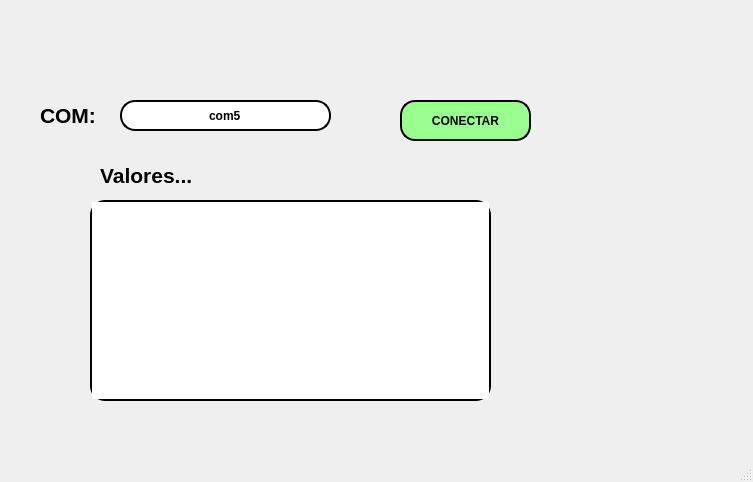
<?xml version="1.0" encoding="UTF-8"?>
<ui version="4.0">
 <class>MainWindow</class>
 <widget class="QMainWindow" name="MainWindow">
  <property name="geometry">
   <rect>
    <x>0</x>
    <y>0</y>
    <width>753</width>
    <height>482</height>
   </rect>
  </property>
  <property name="windowTitle">
   <string>MainWindow</string>
  </property>
  <widget class="QWidget" name="centralwidget">
   <widget class="QLabel" name="label">
    <property name="geometry">
     <rect>
      <x>20</x>
      <y>10</y>
      <width>191</width>
      <height>71</height>
     </rect>
    </property>
    <property name="text">
     <string/>
    </property>
    <property name="pixmap">
     <pixmap resource="../../../Resource/resource.qrc">:/Logos/uatlogopng.png</pixmap>
    </property>
    <property name="scaledContents">
     <bool>true</bool>
    </property>
   </widget>
   <widget class="QLabel" name="label_4">
    <property name="geometry">
     <rect>
      <x>570</x>
      <y>0</y>
      <width>171</width>
      <height>91</height>
     </rect>
    </property>
    <property name="text">
     <string/>
    </property>
    <property name="pixmap">
     <pixmap resource="../../../Resource/resource.qrc">:/Logos/fians.png</pixmap>
    </property>
    <property name="scaledContents">
     <bool>true</bool>
    </property>
   </widget>
   <widget class="QLabel" name="label_5">
    <property name="geometry">
     <rect>
      <x>620</x>
      <y>350</y>
      <width>121</width>
      <height>71</height>
     </rect>
    </property>
    <property name="text">
     <string/>
    </property>
    <property name="pixmap">
     <pixmap resource="../../../Resource/resource.qrc">:/Logos/Shelby-Logo.png</pixmap>
    </property>
    <property name="scaledContents">
     <bool>true</bool>
    </property>
   </widget>
   <widget class="QLineEdit" name="txt_com">
    <property name="geometry">
     <rect>
      <x>120</x>
      <y>100</y>
      <width>211</width>
      <height>31</height>
     </rect>
    </property>
    <property name="font">
     <font>
      <weight>75</weight>
      <bold>true</bold>
     </font>
    </property>
    <property name="styleSheet">
     <string notr="true">border: 2px solid black;
border-radius: 15px;</string>
    </property>
    <property name="text">
     <string>com5</string>
    </property>
    <property name="alignment">
     <set>Qt::AlignCenter</set>
    </property>
   </widget>
   <widget class="QLabel" name="label_2">
    <property name="geometry">
     <rect>
      <x>40</x>
      <y>100</y>
      <width>71</width>
      <height>31</height>
     </rect>
    </property>
    <property name="font">
     <font>
      <pointsize>16</pointsize>
      <weight>75</weight>
      <bold>true</bold>
     </font>
    </property>
    <property name="text">
     <string>COM:</string>
    </property>
   </widget>
   <widget class="QPushButton" name="btn_accion">
    <property name="geometry">
     <rect>
      <x>400</x>
      <y>100</y>
      <width>131</width>
      <height>41</height>
     </rect>
    </property>
    <property name="font">
     <font>
      <weight>75</weight>
      <bold>true</bold>
     </font>
    </property>
    <property name="styleSheet">
     <string notr="true">border: 2px solid black;
background-color: rgb(153, 255, 142);
border-radius: 15px;</string>
    </property>
    <property name="text">
     <string>CONECTAR</string>
    </property>
   </widget>
   <widget class="QTextEdit" name="txt_valores">
    <property name="geometry">
     <rect>
      <x>90</x>
      <y>200</y>
      <width>401</width>
      <height>201</height>
     </rect>
    </property>
    <property name="styleSheet">
     <string notr="true">border: 2px solid black;
border-radius: 15px;</string>
    </property>
   </widget>
   <widget class="QLabel" name="label_3">
    <property name="geometry">
     <rect>
      <x>100</x>
      <y>160</y>
      <width>161</width>
      <height>31</height>
     </rect>
    </property>
    <property name="font">
     <font>
      <pointsize>16</pointsize>
      <weight>75</weight>
      <bold>true</bold>
     </font>
    </property>
    <property name="text">
     <string>Valores...</string>
    </property>
   </widget>
  </widget>
  <widget class="QMenuBar" name="menubar">
   <property name="geometry">
    <rect>
     <x>0</x>
     <y>0</y>
     <width>753</width>
     <height>26</height>
    </rect>
   </property>
  </widget>
  <widget class="QStatusBar" name="statusbar"/>
 </widget>
 <resources>
  <include location="../../../Resource/resource.qrc"/>
 </resources>
 <connections/>
</ui>
